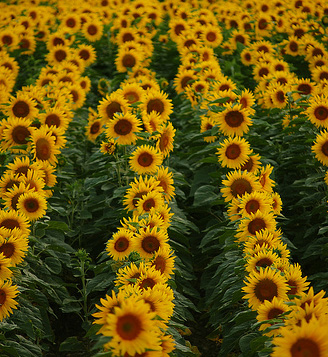
#> input picture 02/images/flowers.png, 328 x 357 px
$ jupyter execute task_2.ipynb
#> lines starting #> are read from the running program, lines starting #| are printed output that depends on the picture
# **Part 2**

1. Implementation of **LoG blob detection algorithm** to detect flowers in the given flowers.png picture. This part also includes comparison between the method implemented from scratch and the one provided by OpenCV library.
2. Implementation of LoG with **normalized scale variations**. [A multiscale Laplacian of Gaussian(LoG) filtering approach to pulmonary nodule detection from
whole-lung CT scans](https://arxiv.org/pdf/1907.08328.pdf)
3. Performance of additional experiments with different **threshold values** for both algorithms.

[cell 1]
import cv2
import imageio
import matplotlib.pyplot as plt
import numpy as np

[cell 2]
input_image = cv2.imread("../images/flowers.png")
#> input_image is the input picture: shape (357, 328, 3); mean B, G, R 10.8, 83.8, 104.4
image_rgb = cv2.cvtColor(input_image, cv2.COLOR_BGR2RGB)
image_gray = cv2.cvtColor(input_image, cv2.COLOR_BGR2GRAY)
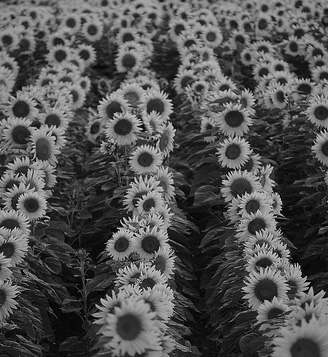
#> image_gray: shape (357, 328); min 0, max 226, mean 81.7

# since given image is in .png format it was decided to use cv2 to read it, due to the fact that it
# removes 4th bin (alpha) that is taken into account if using skimage, for instance
# step with transforming image to rgb was made due to the fact that by default cv2 reads images in bgr - it was important to put colo channels back in place
# for LoG it is better to work with 1 parameter that would correspond to color (pixel intensity or color intensity), due to the fact that it explicitly works with intensity change and min-max response, that's why original image was converted into gray scale for experiments

f, (ax1, ax2) = plt.subplots(1, 2)
ax1.imshow(image_rgb)
ax1.set_title("Original image")
ax2.imshow(image_gray, cmap='gray')
ax2.set_title("Original image in grayscale")
plt.show()
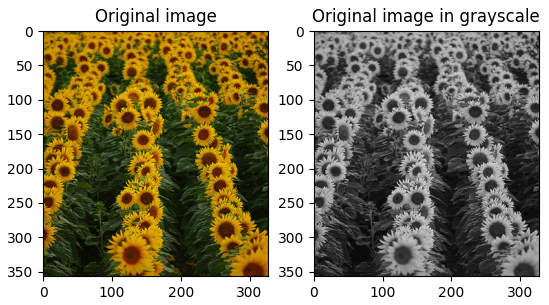
#> figure drawn by matplotlib, 2 panels

$$
LoG(x,y) = -\frac{1}{\pi \sigma^4} \left [1 - \frac{x^2 + y^2}{2 \sigma^2} \right] \exp^{- \frac{x^2 + y^2}{2 \sigma^2}}
$$

[cell 3]
def create_normalized_log_kernel(sigma = 1.0):
    # Step 1: Creating normalized LoG filter/kernel template
    # calculating LoG kernel - mix of gaussian smoothing and laplacian second derivative to obtain kernel for convolving with the image in one step
    # main difference between this approach and the one without normalization is additional multiplier - np.square(sigma)
    # It  is necessary to eliminate the effect of decreasing spatial derivatives with the increase of scale (sigma)
    kernel_size = np.ceil(sigma * 6).astype(int)
    kernel = np.fromfunction(
        lambda x, y: (1 / (2 * np.pi * sigma ** 4)) *
                    np.array([
                     - (2.0 * sigma ** 2) + (x - (kernel_size//2)) ** 2 + (y - (kernel_size//2)) ** 2
                    ]) *
                    np.exp(-(((x - (kernel_size//2)) ** 2 + (y - (kernel_size//2)) ** 2)) / (2.0 * sigma ** 2)),
        (kernel_size, kernel_size)
    )
    return (kernel).squeeze()

[cell 4]
def convolve_image_with_log(image, conv_number = 6, sigma = 1.0, step_size = 1.27):
    # Step 2: Performing convolution
    # to be able to capture blos of different sizes it is important to perform convolutions with multiple filters, because the value of maximum response will never reach its peak, until the diameter of blob perfectly matches the object of interest
    # for this reason it is important to try multiple kernels - to enhance blob detection
    # in this case to try to approach reasonable set of values I decided to go with 6 convolutions
    convolved_image = np.zeros_like(image)
    convolved_images = []
    # based on the selected reference paper I picked step size of 1.27 and update function for sigma - sigma_i+1 = sigma_i * k
    for i in range(0, conv_number):
        filter = create_normalized_log_kernel(sigma)
        # convolving image with generated kernel
        convolved_image = cv2.filter2D(image, -1, filter)
        convolved_image = np.square(convolved_image)
        convolved_images.append(convolved_image)
        sigma = step_size * sigma
    return np.array([i for i in convolved_images])

[cell 5]
# plot the log images
fig, axs = plt.subplots(1, 6, figsize=(20, 20))
for i in range(6):
    axs[i].imshow(convolve_image_with_log(image_gray)[i], cmap='gray')
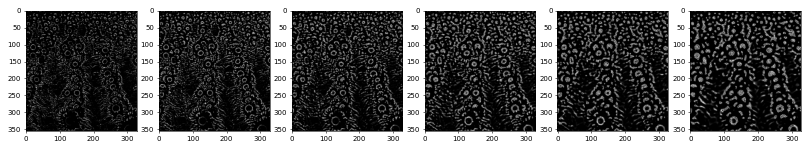
#> figure drawn by matplotlib, 6 panels

[cell 6]
def normalized_log_gray(image, sigma = 1.0, threshold = 0.03, conv_number = 6, step_size = 1.27):
#> called with sigma = 1.4, threshold = 0.03, conv_number = 6, step_size = 1.41
    image = image/255.0
    convolved_images = convolve_image_with_log(image, conv_number, sigma, step_size)
#> the loop in convolve_image_with_log (call 7), `for i in range(0, conv_number):` made 6 passes
#> (kernel_size in create_normalized_log_kernel, sigma) on passes 2 to 6: (12, 2.8), (17, 3.96), (24, 5.6), (34, 7.92), (48, 11.2)
#> sigma on pass 1: 1.98
#> pass 1, in convolve_image_with_log (call 7), `convolved_image = cv2.filter2D(image, -1, filter)`:
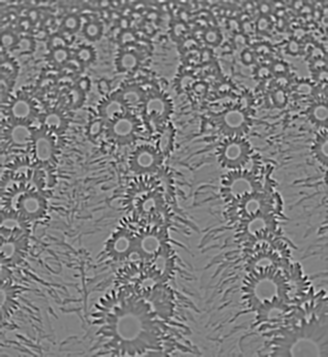
#> convolved_image: shape (357, 328) float64; min -0.301, max 0.291, mean -0.00796; drawn with min black and max white
#> pass 1, in convolve_image_with_log (call 7), `convolved_image = np.square(convolved_image)`:
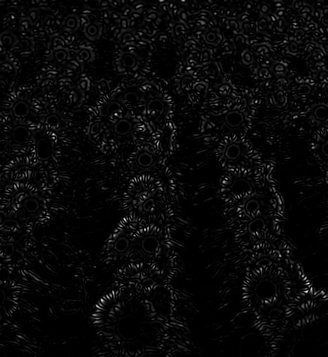
#> convolved_image: shape (357, 328) float64; min 7.01e-14, max 0.0906, mean 0.0032; drawn with min black and max white
#> pass 2, in convolve_image_with_log (call 7), `convolved_image = cv2.filter2D(image, -1, filter)`:
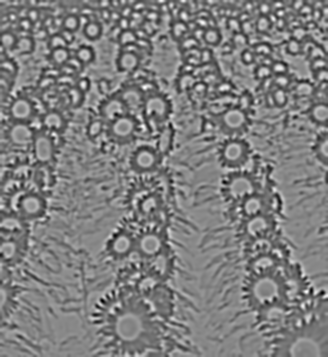
#> convolved_image: shape (357, 328) float64; min -0.281, max 0.245, mean -0.0176; drawn with min black and max white
#> pass 2, in convolve_image_with_log (call 7), `convolved_image = np.square(convolved_image)`:
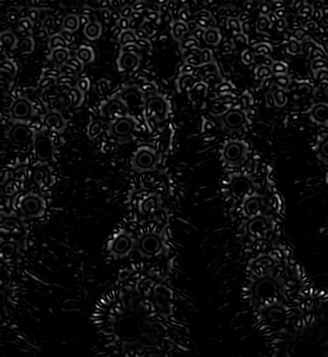
#> convolved_image: shape (357, 328) float64; min 3.77e-13, max 0.0791, mean 0.00412; drawn with min black and max white
#> after the loop in convolve_image_with_log (call 7), `for i in range(0, conv_number):`: convolved_images = 6 items; sigma = 11.2

    # Step 3: Finding local maximas This step finds local maxima in N-dimensional (conv_number) search space with respect to both location and scale.
    height, width = image.shape
#> height = 357; width = 328
    # here we will be finding the coordinates of the local maximas with respect to pixel positions (h - height, w - width) and dimension (n - which is one of the responses of te convolved image)
    maximums = []
    for i in range(1, height):
        for j in range(1, width):
            tile = convolved_images[:, i-1 : i+2, j-1 : j+2]
            maximum = np.amax(tile)
            # threshold is important because for each pixel there will be a maximum, but not all of the pixels them contribute to blobs
            if maximum >= threshold:
                # dimension will help with finding exact sigma that was used to define that kernel and blob sizes targeted
                dimension , x_coord, y_coordinate = np.unravel_index(tile.argmax(),tile.shape)
                # each point is (original coordinte x, original coordinate y, radius size)
                maximums.append((i+x_coord-1, j+y_coordinate-1, sigma * np.power(step_size, dimension))) #finding co-rdinates
#> after the loop, maximums = 11081 items, first 6: (0, 104, 3.96), (0, 104, 3.96), (0, 104, 3.96), (0, 160, 1.4), (0, 161, 1.4), (0, 161, 1.4)

    maximums = list(set(maximums))
#> maximums = 3962 items, first 6: (199, 270, 7.92), (53, 86, 2.8), (115, 116, 1.98), (27, 179, 2.8), (107, 155, 5.6), (148, 142, 2.8)

    return maximums

[cell 7]
blobs = normalized_log_gray(image_gray, sigma=1.4, step_size=np.sqrt(2))
#> blobs has the same summary as maximums in normalized_log_gray

# Step 4: Drawing blobs

fig, ax = plt.subplots()

ax.imshow(image_rgb, interpolation='nearest')
for blob in blobs:
    y, x, radius = blob
    circle = plt.Circle((x, y), radius, color='blue', linewidth=0.1, fill=False)
    ax.add_patch(circle)
#> this loop made 3962 passes
ax.plot()
plt.show()
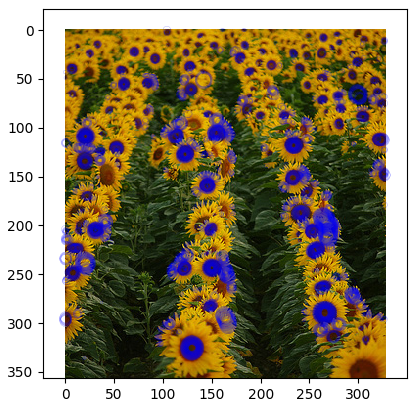
#> figure drawn by matplotlib, 1 panel
